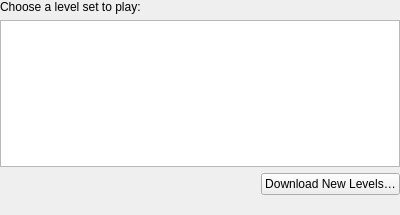
<?xml version="1.0" encoding="UTF-8"?>
<ui version="4.0">
 <class>LevelSetWidget</class>
 <widget class="QWidget" name="LevelSetWidget">
  <property name="geometry">
   <rect>
    <x>0</x>
    <y>0</y>
    <width>400</width>
    <height>215</height>
   </rect>
  </property>
  <layout class="QVBoxLayout" name="mainLayout">
   <property name="margin">
    <number>0</number>
   </property>
   <item>
    <widget class="QLabel" name="label">
     <property name="text">
      <string>Choose a level set to play:</string>
     </property>
    </widget>
   </item>
   <item>
    <widget class="QListWidget" name="m_lwLevelSets"/>
   </item>
   <item>
    <layout class="QHBoxLayout" name="horizontalLayout">
     <item>
      <spacer name="horizontalSpacer">
       <property name="orientation">
        <enum>Qt::Horizontal</enum>
       </property>
       <property name="sizeHint" stdset="0">
        <size>
         <width>40</width>
         <height>20</height>
        </size>
       </property>
      </spacer>
     </item>
     <item>
      <widget class="KNSWidgets::Button" name="m_pbNewStuff">
       <property name="text">
        <string>Download New Levels…</string>
       </property>
      </widget>
     </item>
    </layout>
   </item>
   <item>
    <spacer name="verticalSpacer">
     <property name="orientation">
      <enum>Qt::Vertical</enum>
     </property>
     <property name="sizeType">
      <enum>QSizePolicy::Fixed</enum>
     </property>
     <property name="sizeHint" stdset="0">
      <size>
       <width>20</width>
       <height>20</height>
      </size>
     </property>
    </spacer>
   </item>
  </layout>
 </widget>
 <customwidgets>
  <customwidget>
   <class>KNSWidgets::Button</class>
   <extends>QPushButton</extends>
   <header location="global">KNSWidgets/Button</header>
  </customwidget>
 </customwidgets>
 <resources/>
 <connections/>
</ui>
